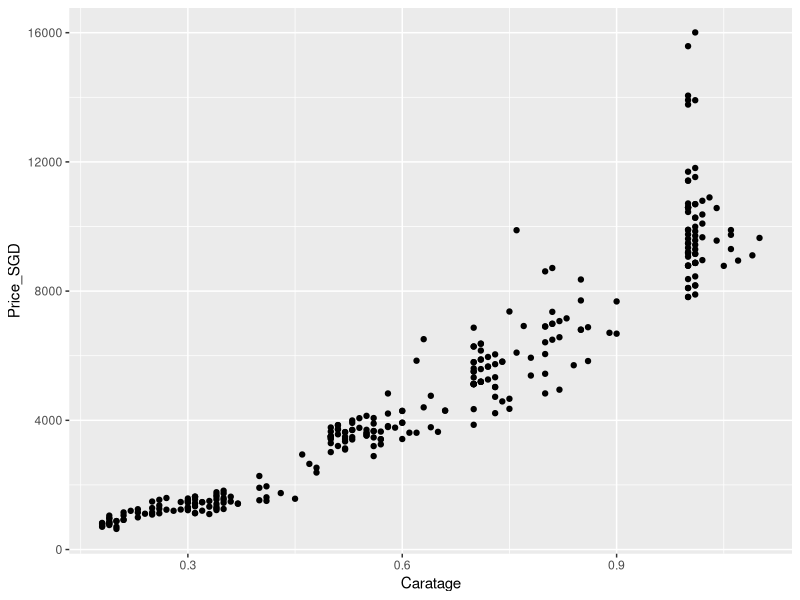
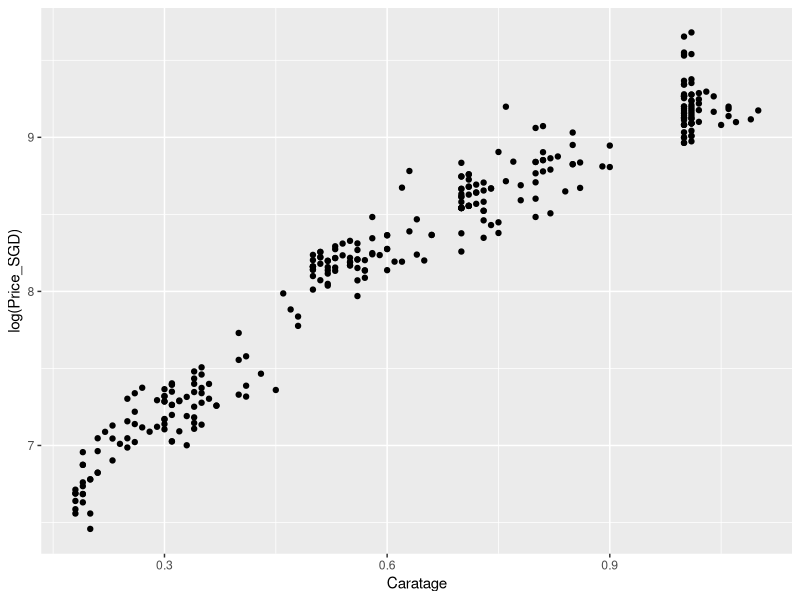

Source code (R) for these figures, in order: (Note: this script raises an error after producing the figures.)
library(ggplot2)
library(dplyr)

data <- read.table("./data.txt",quote="\"", comment.char="", stringsAsFactors = T)

# Rename headers from data
names(data) <- c("Caratage", "ColourPurity", "Clarity", "InstCert", "Price_SGD")

# Plot price vs caratage
data %>% ggplot(aes(x = Caratage, y = Price_SGD)) + geom_point()

# Plot log price vs caratage (As it is a transformation, we avoid heterocedasticity)
data %>% ggplot(aes(x = Caratage, y = log(Price_SGD))) + geom_point()

# We are going to use log price since the explanatory variable is better
data %>% mutate("Log_Price_SGD" = log(Price_SGD))

# For constant variance
bptest(lm1)

# For independence
dwtest(lm1, alternative="two.sided")

#or
Box.test(residuals(lm1))

# For normality
jarque.bera.test(residuals(lm1))

plot(lm_1)